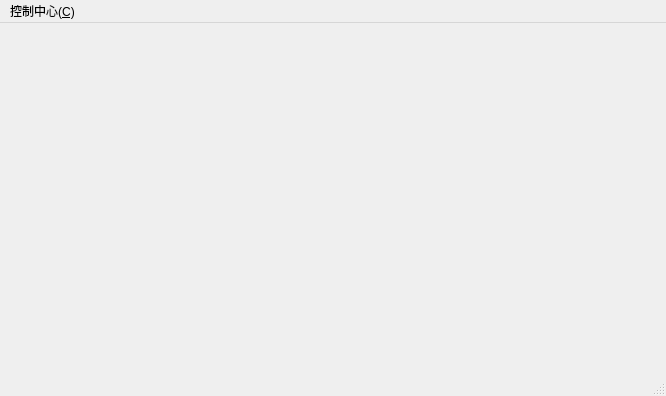
<?xml version="1.0" encoding="UTF-8"?>
<ui version="4.0">
 <class>ServerWindow</class>
 <widget class="QMainWindow" name="ServerWindow">
  <property name="geometry">
   <rect>
    <x>0</x>
    <y>0</y>
    <width>666</width>
    <height>396</height>
   </rect>
  </property>
  <property name="windowTitle">
   <string>ServerWindow</string>
  </property>
  <widget class="QWidget" name="centralwidget">
   <layout class="QVBoxLayout" name="verticalLayout">
    <item>
     <widget class="QStackedWidget" name="stackedWidget">
      <property name="currentIndex">
       <number>2</number>
      </property>
      <widget class="LoginWidget" name="LoginPage"/>
      <widget class="RegisterWidget" name="RegisterPage"/>
      <widget class="HomeWidget" name="HomePage"/>
     </widget>
    </item>
   </layout>
  </widget>
  <widget class="QMenuBar" name="menubar">
   <property name="geometry">
    <rect>
     <x>0</x>
     <y>0</y>
     <width>666</width>
     <height>18</height>
    </rect>
   </property>
   <widget class="QMenu" name="menu">
    <property name="title">
     <string>控制中心(&amp;C)</string>
    </property>
    <addaction name="actionLogKeeper"/>
   </widget>
   <addaction name="menu"/>
  </widget>
  <widget class="QStatusBar" name="statusbar"/>
  <action name="actionLogKeeper">
   <property name="text">
    <string>日志记录</string>
   </property>
  </action>
 </widget>
 <customwidgets>
  <customwidget>
   <class>LoginWidget</class>
   <extends>QWidget</extends>
   <header>loginwidget.h</header>
   <container>1</container>
  </customwidget>
  <customwidget>
   <class>RegisterWidget</class>
   <extends>QWidget</extends>
   <header>registerwidget.h</header>
   <container>1</container>
  </customwidget>
  <customwidget>
   <class>HomeWidget</class>
   <extends>QWidget</extends>
   <header>homewidget.h</header>
   <container>1</container>
  </customwidget>
 </customwidgets>
 <resources/>
 <connections/>
</ui>
